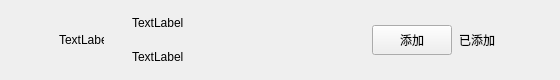
<?xml version="1.0" encoding="UTF-8"?>
<ui version="4.0">
 <class>ApplyFriendItem</class>
 <widget class="QWidget" name="ApplyFriendItem">
  <property name="geometry">
   <rect>
    <x>0</x>
    <y>0</y>
    <width>560</width>
    <height>80</height>
   </rect>
  </property>
  <property name="minimumSize">
   <size>
    <width>0</width>
    <height>0</height>
   </size>
  </property>
  <property name="maximumSize">
   <size>
    <width>16777215</width>
    <height>80</height>
   </size>
  </property>
  <property name="windowTitle">
   <string>Form</string>
  </property>
  <layout class="QHBoxLayout" name="horizontalLayout">
   <property name="spacing">
    <number>6</number>
   </property>
   <property name="leftMargin">
    <number>9</number>
   </property>
   <property name="topMargin">
    <number>0</number>
   </property>
   <property name="rightMargin">
    <number>0</number>
   </property>
   <property name="bottomMargin">
    <number>0</number>
   </property>
   <item>
    <spacer name="horizontalSpacer">
     <property name="orientation">
      <enum>Qt::Horizontal</enum>
     </property>
     <property name="sizeType">
      <enum>QSizePolicy::Fixed</enum>
     </property>
     <property name="sizeHint" stdset="0">
      <size>
       <width>50</width>
       <height>20</height>
      </size>
     </property>
    </spacer>
   </item>
   <item>
    <widget class="QLabel" name="icon_lb">
     <property name="minimumSize">
      <size>
       <width>45</width>
       <height>45</height>
      </size>
     </property>
     <property name="maximumSize">
      <size>
       <width>45</width>
       <height>45</height>
      </size>
     </property>
     <property name="text">
      <string>TextLabel</string>
     </property>
    </widget>
   </item>
   <item>
    <widget class="QWidget" name="widget" native="true">
     <layout class="QHBoxLayout" name="horizontalLayout_2">
      <property name="spacing">
       <number>7</number>
      </property>
      <property name="leftMargin">
       <number>11</number>
      </property>
      <property name="topMargin">
       <number>2</number>
      </property>
      <property name="rightMargin">
       <number>11</number>
      </property>
      <property name="bottomMargin">
       <number>2</number>
      </property>
      <item>
       <widget class="QWidget" name="widget_2" native="true">
        <layout class="QVBoxLayout" name="verticalLayout">
         <property name="spacing">
          <number>0</number>
         </property>
         <property name="leftMargin">
          <number>11</number>
         </property>
         <property name="topMargin">
          <number>2</number>
         </property>
         <property name="rightMargin">
          <number>11</number>
         </property>
         <property name="bottomMargin">
          <number>2</number>
         </property>
         <item>
          <widget class="QLabel" name="user_name_lb">
           <property name="minimumSize">
            <size>
             <width>100</width>
             <height>30</height>
            </size>
           </property>
           <property name="maximumSize">
            <size>
             <width>200</width>
             <height>30</height>
            </size>
           </property>
           <property name="text">
            <string>TextLabel</string>
           </property>
          </widget>
         </item>
         <item>
          <widget class="QLabel" name="user_chat_lb">
           <property name="minimumSize">
            <size>
             <width>100</width>
             <height>30</height>
            </size>
           </property>
           <property name="maximumSize">
            <size>
             <width>200</width>
             <height>30</height>
            </size>
           </property>
           <property name="text">
            <string>TextLabel</string>
           </property>
          </widget>
         </item>
        </layout>
       </widget>
      </item>
      <item>
       <spacer name="horizontalSpacer_3">
        <property name="orientation">
         <enum>Qt::Horizontal</enum>
        </property>
        <property name="sizeHint" stdset="0">
         <size>
          <width>40</width>
          <height>20</height>
         </size>
        </property>
       </spacer>
      </item>
      <item>
       <widget class="ClickedBtn" name="addBtn">
        <property name="minimumSize">
         <size>
          <width>80</width>
          <height>30</height>
         </size>
        </property>
        <property name="maximumSize">
         <size>
          <width>80</width>
          <height>30</height>
         </size>
        </property>
        <property name="text">
         <string>添加</string>
        </property>
       </widget>
      </item>
      <item>
       <widget class="QLabel" name="already_add_lb">
        <property name="minimumSize">
         <size>
          <width>40</width>
          <height>0</height>
         </size>
        </property>
        <property name="text">
         <string>已添加</string>
        </property>
       </widget>
      </item>
      <item>
       <spacer name="horizontalSpacer_2">
        <property name="orientation">
         <enum>Qt::Horizontal</enum>
        </property>
        <property name="sizeType">
         <enum>QSizePolicy::Fixed</enum>
        </property>
        <property name="sizeHint" stdset="0">
         <size>
          <width>50</width>
          <height>20</height>
         </size>
        </property>
       </spacer>
      </item>
     </layout>
    </widget>
   </item>
  </layout>
 </widget>
 <customwidgets>
  <customwidget>
   <class>ClickedBtn</class>
   <extends>QPushButton</extends>
   <header location="global">clickedbtn.h</header>
  </customwidget>
 </customwidgets>
 <resources/>
 <connections/>
</ui>
